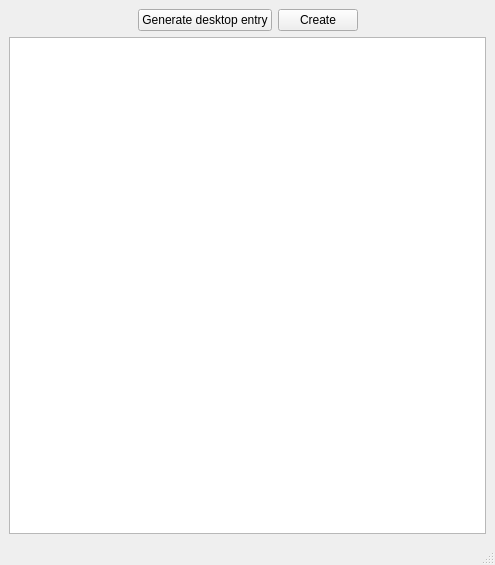
<?xml version="1.0" encoding="UTF-8"?>
<ui version="4.0">
 <class>AppBrowser</class>
 <widget class="QMainWindow" name="AppBrowser">
  <property name="geometry">
   <rect>
    <x>0</x>
    <y>0</y>
    <width>495</width>
    <height>565</height>
   </rect>
  </property>
  <property name="windowTitle">
   <string>W-App!</string>
  </property>
  <property name="windowIcon">
   <iconset>
    <normaloff>res/app_web.png</normaloff>res/app_web.png</iconset>
  </property>
  <widget class="QWidget" name="centralwidget">
   <layout class="QGridLayout" name="gridLayout">
    <item row="0" column="0">
     <spacer name="horizontalSpacer_2">
      <property name="orientation">
       <enum>Qt::Horizontal</enum>
      </property>
      <property name="sizeHint" stdset="0">
       <size>
        <width>92</width>
        <height>20</height>
       </size>
      </property>
     </spacer>
    </item>
    <item row="0" column="1">
     <widget class="QPushButton" name="pushButton">
      <property name="text">
       <string>Generate desktop entry</string>
      </property>
     </widget>
    </item>
    <item row="0" column="2">
     <widget class="QPushButton" name="pushButton_2">
      <property name="text">
       <string>Create</string>
      </property>
     </widget>
    </item>
    <item row="0" column="3">
     <spacer name="horizontalSpacer_3">
      <property name="orientation">
       <enum>Qt::Horizontal</enum>
      </property>
      <property name="sizeHint" stdset="0">
       <size>
        <width>92</width>
        <height>20</height>
       </size>
      </property>
     </spacer>
    </item>
    <item row="1" column="0" colspan="4">
     <widget class="QListView" name="listAppStock">
      <property name="selectionMode">
       <enum>QAbstractItemView::SingleSelection</enum>
      </property>
      <property name="resizeMode">
       <enum>QListView::Adjust</enum>
      </property>
      <property name="layoutMode">
       <enum>QListView::SinglePass</enum>
      </property>
      <property name="spacing">
       <number>15</number>
      </property>
      <property name="viewMode">
       <enum>QListView::IconMode</enum>
      </property>
      <property name="uniformItemSizes">
       <bool>true</bool>
      </property>
     </widget>
    </item>
   </layout>
  </widget>
  <widget class="QMenuBar" name="menubar">
   <property name="geometry">
    <rect>
     <x>0</x>
     <y>0</y>
     <width>495</width>
     <height>26</height>
    </rect>
   </property>
  </widget>
  <widget class="QStatusBar" name="statusbar"/>
 </widget>
 <resources/>
 <connections>
  <connection>
   <sender>listAppStock</sender>
   <signal>activated(QModelIndex)</signal>
   <receiver>AppBrowser</receiver>
   <slot>appActivated(QModelIndex)</slot>
   <hints>
    <hint type="sourcelabel">
     <x>80</x>
     <y>190</y>
    </hint>
    <hint type="destinationlabel">
     <x>218</x>
     <y>374</y>
    </hint>
   </hints>
  </connection>
  <connection>
   <sender>pushButton</sender>
   <signal>clicked()</signal>
   <receiver>AppBrowser</receiver>
   <slot>genDesktopEntry()</slot>
   <hints>
    <hint type="sourcelabel">
     <x>117</x>
     <y>46</y>
    </hint>
    <hint type="destinationlabel">
     <x>55</x>
     <y>41</y>
    </hint>
   </hints>
  </connection>
 </connections>
 <slots>
  <slot>appActivated(QModelIndex)</slot>
  <slot>genDesktopEntry()</slot>
 </slots>
</ui>
